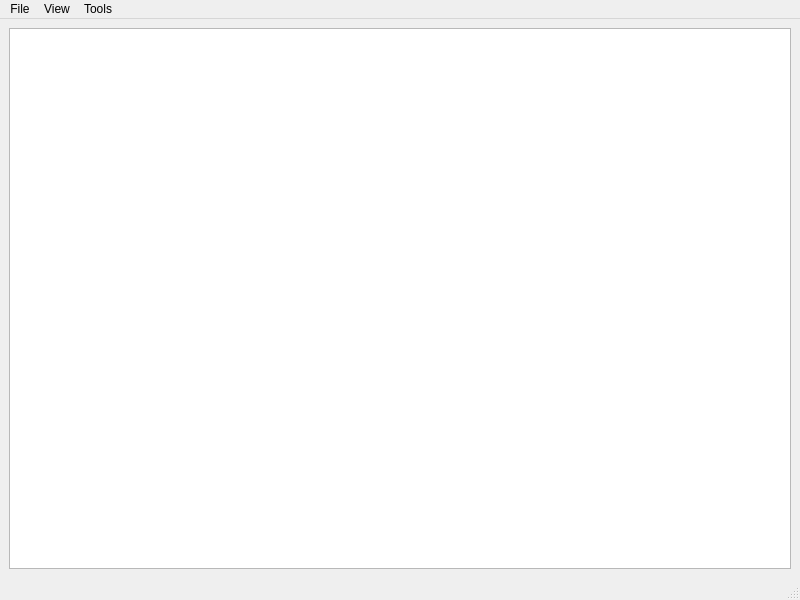
<?xml version="1.0" encoding="UTF-8"?>
<ui version="4.0">
 <class>S57_DrawWindow</class>
 <widget class="QMainWindow" name="S57_DrawWindow">
  <property name="geometry">
   <rect>
    <x>0</x>
    <y>0</y>
    <width>800</width>
    <height>600</height>
   </rect>
  </property>
  <property name="windowTitle">
   <string>S57 Draw</string>
  </property>
  <widget class="QWidget" name="centralwidget">
   <layout class="QGridLayout" name="gridLayout">
    <item row="0" column="0">
     <widget class="QGraphicsView" name="S57View">
      <property name="cursor" stdset="0">
       <cursorShape>CrossCursor</cursorShape>
      </property>
      <property name="mouseTracking">
       <bool>true</bool>
      </property>
      <property name="dragMode">
       <enum>QGraphicsView::NoDrag</enum>
      </property>
      <property name="cacheMode">
       <set>QGraphicsView::CacheNone</set>
      </property>
      <property name="transformationAnchor">
       <enum>QGraphicsView::AnchorUnderMouse</enum>
      </property>
      <property name="resizeAnchor">
       <enum>QGraphicsView::AnchorViewCenter</enum>
      </property>
      <property name="viewportUpdateMode">
       <enum>QGraphicsView::MinimalViewportUpdate</enum>
      </property>
      <property name="rubberBandSelectionMode">
       <enum>Qt::IntersectsItemShape</enum>
      </property>
     </widget>
    </item>
   </layout>
  </widget>
  <widget class="QMenuBar" name="menubar">
   <property name="geometry">
    <rect>
     <x>0</x>
     <y>0</y>
     <width>800</width>
     <height>21</height>
    </rect>
   </property>
   <widget class="QMenu" name="menuFile">
    <property name="title">
     <string>File</string>
    </property>
    <addaction name="actionOpen"/>
    <addaction name="actionAdd"/>
    <addaction name="actionOpen_folder"/>
    <addaction name="actionAdd_folder"/>
    <addaction name="separator"/>
    <addaction name="actionExport_whole_chart"/>
    <addaction name="actionExport_visible_area"/>
    <addaction name="separator"/>
    <addaction name="actionQuit"/>
   </widget>
   <widget class="QMenu" name="menuView">
    <property name="title">
     <string>View</string>
    </property>
    <widget class="QMenu" name="menuScale">
     <property name="title">
      <string>Scale</string>
     </property>
     <addaction name="action1_5000000"/>
     <addaction name="action1_2000000"/>
     <addaction name="action1_1000000"/>
     <addaction name="separator"/>
     <addaction name="action1_500000"/>
     <addaction name="action1_200000"/>
     <addaction name="action1_100000"/>
     <addaction name="separator"/>
     <addaction name="action1_50000"/>
     <addaction name="action1_20000"/>
     <addaction name="action1_10000"/>
     <addaction name="separator"/>
     <addaction name="action1_5000"/>
    </widget>
    <widget class="QMenu" name="menuAspect_X_Y">
     <property name="title">
      <string>Aspect (X:Y)</string>
     </property>
     <addaction name="action_aspect_1_1"/>
     <addaction name="action_aspect_1_2"/>
    </widget>
    <addaction name="menuScale"/>
    <addaction name="actionColorScheme"/>
    <addaction name="actionLandAndSea"/>
    <addaction name="actionMouse_dragging"/>
    <addaction name="menuAspect_X_Y"/>
   </widget>
   <widget class="QMenu" name="menuTools">
    <property name="title">
     <string>Tools</string>
    </property>
    <addaction name="actionExport_symbols"/>
   </widget>
   <addaction name="menuFile"/>
   <addaction name="menuView"/>
   <addaction name="menuTools"/>
  </widget>
  <widget class="QStatusBar" name="statusbar"/>
  <action name="actionOpen">
   <property name="text">
    <string>Open file</string>
   </property>
   <property name="shortcut">
    <string>Ctrl+O</string>
   </property>
  </action>
  <action name="actionQuit">
   <property name="text">
    <string>Quit</string>
   </property>
  </action>
  <action name="actionAdd">
   <property name="enabled">
    <bool>false</bool>
   </property>
   <property name="text">
    <string>Add file</string>
   </property>
   <property name="shortcut">
    <string>Ctrl+Shift+O</string>
   </property>
  </action>
  <action name="actionOpen_folder">
   <property name="text">
    <string>Open folder</string>
   </property>
   <property name="shortcut">
    <string>Ctrl+F</string>
   </property>
  </action>
  <action name="actionAdd_folder">
   <property name="enabled">
    <bool>false</bool>
   </property>
   <property name="text">
    <string>Add folder</string>
   </property>
   <property name="shortcut">
    <string>Ctrl+Shift+F</string>
   </property>
  </action>
  <action name="action1_5000000">
   <property name="text">
    <string>1:5000000</string>
   </property>
   <property name="shortcut">
    <string>Ctrl+0</string>
   </property>
  </action>
  <action name="action1_2000000">
   <property name="text">
    <string>1:2000000</string>
   </property>
  </action>
  <action name="action1_1000000">
   <property name="text">
    <string>1:1000000</string>
   </property>
  </action>
  <action name="action1_500000">
   <property name="text">
    <string>1:500000</string>
   </property>
  </action>
  <action name="action1_200000">
   <property name="text">
    <string>1:200000</string>
   </property>
  </action>
  <action name="action1_100000">
   <property name="text">
    <string>1:100000</string>
   </property>
  </action>
  <action name="actionLandAndSea">
   <property name="checkable">
    <bool>true</bool>
   </property>
   <property name="text">
    <string>Land and sea only</string>
   </property>
   <property name="shortcut">
    <string>Ctrl+L</string>
   </property>
  </action>
  <action name="actionExport_visible_area">
   <property name="text">
    <string>Export visible area</string>
   </property>
   <property name="shortcut">
    <string>Ctrl+Shift+S</string>
   </property>
  </action>
  <action name="actionExport_whole_chart">
   <property name="text">
    <string>Export chart</string>
   </property>
   <property name="shortcut">
    <string>Ctrl+S</string>
   </property>
  </action>
  <action name="actionColorScheme">
   <property name="text">
    <string>Color scheme</string>
   </property>
  </action>
  <action name="action1_50000">
   <property name="text">
    <string>1:50000</string>
   </property>
  </action>
  <action name="action1_20000">
   <property name="text">
    <string>1:20000</string>
   </property>
  </action>
  <action name="action1_10000">
   <property name="text">
    <string>1:10000</string>
   </property>
  </action>
  <action name="action1_5000">
   <property name="text">
    <string>1:5000</string>
   </property>
  </action>
  <action name="actionMouse_dragging">
   <property name="checkable">
    <bool>true</bool>
   </property>
   <property name="text">
    <string>Mouse dragging</string>
   </property>
   <property name="shortcut">
    <string>Ctrl+M</string>
   </property>
  </action>
  <action name="actionExport_symbols">
   <property name="text">
    <string>Export symbols</string>
   </property>
   <property name="shortcut">
    <string>Ctrl+E</string>
   </property>
  </action>
  <action name="action_aspect_1_1">
   <property name="checkable">
    <bool>true</bool>
   </property>
   <property name="text">
    <string>1:1</string>
   </property>
   <property name="shortcut">
    <string>Ctrl+Alt+1</string>
   </property>
  </action>
  <action name="action_aspect_1_2">
   <property name="checkable">
    <bool>true</bool>
   </property>
   <property name="text">
    <string>1:2</string>
   </property>
   <property name="shortcut">
    <string>Ctrl+Alt+2</string>
   </property>
  </action>
 </widget>
 <resources/>
 <connections/>
</ui>
